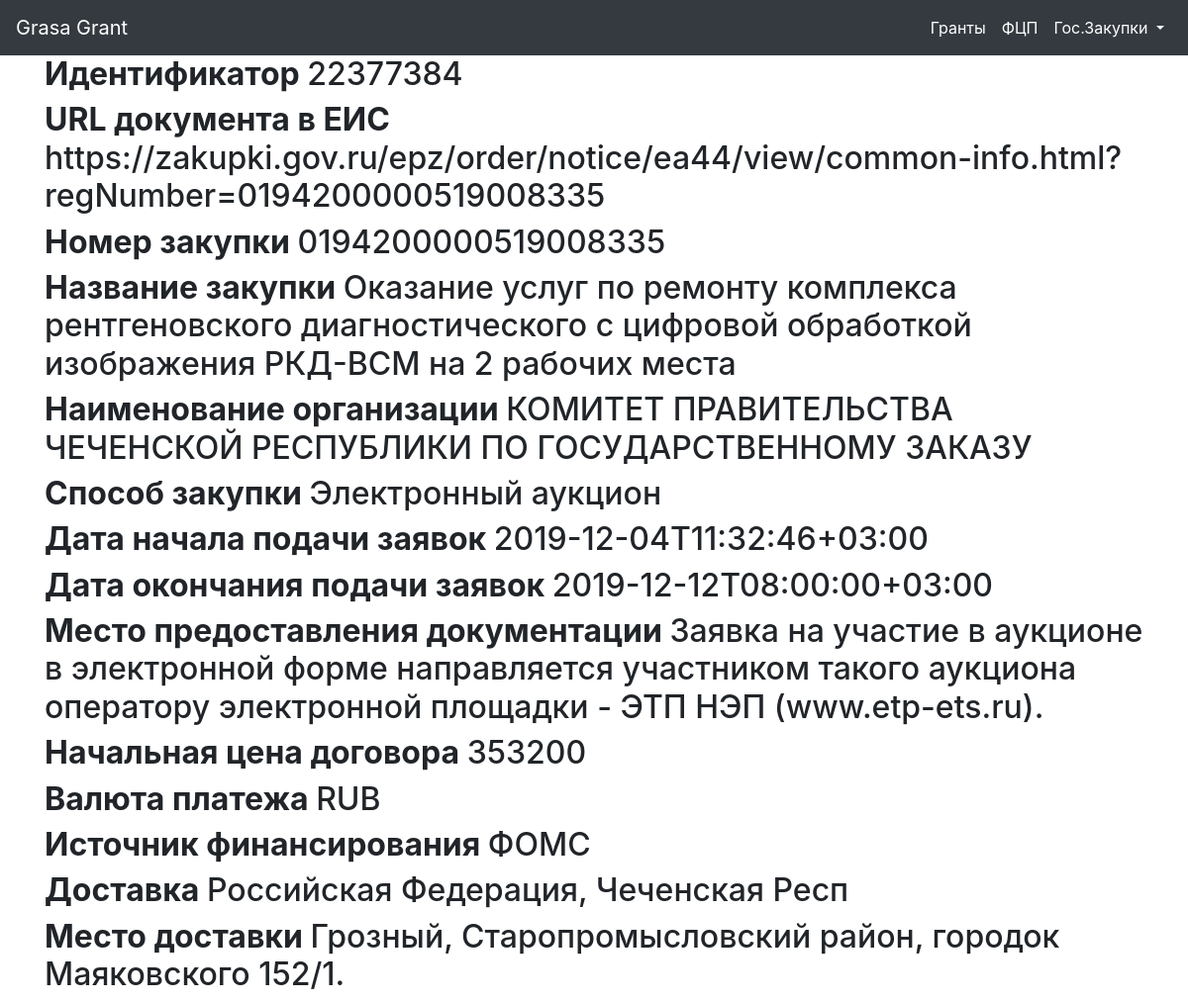
/fz44/506/, run on the app's committed database.
### main/models.py (models this page shows, shortened)
class Fz44(models.Model):
    fz = models.ForeignKey(Type, on_delete=models.CASCADE, related_name="fz44")
    fz44id = models.CharField(max_length=100)
    link = models.TextField()
    purchase_number = models.CharField(max_length=100)
    purchase_object = models.CharField(max_length=300)
    org_name = models.CharField(max_length=100)
    placing_way = models.CharField(max_length=100, null=True)
    start_date = models.CharField(max_length=100, null=True)
    end_date = models.CharField(max_length=100, null=True)
    place = models.TextField(null=True)
    max_price = models.CharField(max_length=100)
    currency = models.CharField(max_length=100)
    finance_source = models.CharField(max_length=100, null=True)
    aplication_guarantee = models.CharField(max_length=100, null=True)
    contract_guarantee = models.CharField(max_length=100, null=True)
    delivery = models.CharField(max_length=300, null=True)
    delivery_place = models.CharField(max_length=300, null=True)
    region = models.ForeignKey(Region, on_delete=models.CASCADE)

### main/views.py (the view)
# urls.py: path('fz44/<int:pk>/', views.fz44_detailed, name='fz44_detailed'),
def fz44_detailed(request, pk):
    try:
        fz = Fz44.objects.get(id=pk)
    except Fz44.DoesNotExist:
        raise Http404("Fz44 does not exist")
    return render(
        request,
        'fz44.html',
        context = {'fz': fz},
    )

### main/templates/fz44.html (shortened to what this page needs)
{% extends "layout.html" %}
{% block content %}
<section class="container">
  {% if fz.fz44id %}
  <h2><strong>Идентификатор </strong>{{ fz.fz44id }}</h2>
  {% endif %}
  {% if fz.link %}
  <h2><strong>URL документа в ЕИС </strong>{{ fz.link }}</h2>
  {% endif %}
  {% if fz.purchase_number %}
  <h2><strong>Номер закупки </strong>{{ fz.purchase_number }}</h2>
  {% endif %}
  {% if fz.purchase_object %}
  <h2><strong>Название закупки </strong>{{ fz.purchase_object }}</h2>
  {% endif %}
  {% if fz.org_name %}
  <h2><strong>Наименование организации </strong>{{ fz.org_name }}</h2>
  {% endif %}
  {% if fz.placing_way %}
  <h2><strong>Способ закупки </strong>{{ fz.placing_way }}</h2>
  {% endif %}
  {% if fz.start_date %}
  <h2><strong>Дата начала подачи заявок </strong>{{ fz.start_date }}</h2>
  {% endif %}
  {% if fz.end_date %}
  <h2><strong>Дата окончания подачи заявок </strong>{{ fz.end_date }}</h2>
  {% endif %}
  {% if fz.place %}
  <h2><strong>Место предоставления документации </strong>{{ fz.place }}</h2>
  {% endif %}
  {% if fz.max_price %}
  <h2><strong>Начальная цена договора </strong>{{ fz.max_price }}</h2>
  {% endif %}
  {% if fz.currency %}
  <h2><strong>Валюта платежа </strong>{{ fz.currency }}</h2>
  {% endif %}
  {% if fz.finance_source %}
  <h2><strong>Источник финансирования </strong>{{ fz.finance_source }}</h2>
  {% endif %}
  {% if fz.delivery %}
  <h2><strong>Доставка </strong>{{ fz.delivery }}</h2>
  {% endif %}
  {% if fz.delivery_place %}
  <h2><strong>Место доставки </strong>{{ fz.delivery_place }}</h2>
  {% endif %}
</section>
{% endblock %}

### main/static/css/styles.css (style rules this page uses)
body { margin: 0; padding: 0; }

### data on the page
Fz44: fz44id "22377384", link "https://zakupki.gov.ru/epz/order/notice/ea44/view/common-info.html?regNumber=0194200000519008335", purchase_number "0194200000519008335", purchase_object "Оказание услуг по ремонту комплекса рентгеновского диагностического с цифровой обработкой изображения РКД-ВСМ на 2 рабочих места", org_name "КОМИТЕТ ПРАВИТЕЛЬСТВА ЧЕЧЕНСКОЙ РЕСПУБЛИКИ ПО ГОСУДАРСТВЕННОМУ ЗАКАЗУ", placing_way "Электронный аукцион", start_date "2019-12-04T11:32:46+03:00", end_date "2019-12-12T08:00:00+03:00", place "Заявка на участие в аукционе в электронной форме направляется участником такого аукциона оператору электронной площадки - ЭТП НЭП (www.etp-ets.ru).", max_price "353200", currency "RUB", finance_source "ФОМС", delivery "Российская Федерация, Чеченская Респ", delivery_place "Грозный, Старопромысловский район, городок Маяковского 152/1."
